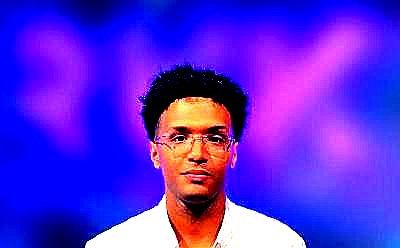
#> input picture source-prepped.png, 400 x 248 px, found by its file name
$ python make_ascii_svg.py
#> lines starting #> are read from the running program, lines starting #| are printed output that depends on the picture
"""
Converts source-prepped.png to caio-ascii.svg.
Renders each character as a <text> element; each row animates via a
horizontal clip that sweeps left to right (SMIL), staggered top-to-bottom.
Output: caio-ascii.svg (840x880 to match stats.svg dimensions).
"""

from pathlib import Path

import numpy as np
from PIL import Image

SRC = Path("source-prepped.png")
OUT = Path("caio-ascii.svg")

# target SVG canvas
SVG_W, SVG_H = 840, 880

# ascii density ramp: space (bright) → @ (dark)
RAMP = '·.,:;-=+*#%@'  # full range: · for white bg, @ for darkest
COLS = 80
FONT_SIZE = 9
CHAR_W = SVG_W / COLS
CHAR_H = CHAR_W * 1.85
ROWS = int(SVG_H / CHAR_H)

FG = "#c9d1d9"   # github light gray foreground


def img_to_ascii(img: Image.Image) -> list[str]:
    img = img.convert("L").resize((COLS, ROWS), Image.LANCZOS)
    arr = np.array(img)
    lines = []
    for row in arr:
        # full range: bright (255) → first char (·), dark (0) → last char (@)
        chars = "".join(RAMP[int((1 - p / 255) * (len(RAMP) - 1))] for p in row)
        lines.append(chars)
    return lines


def render(lines: list[str]) -> str:
    rows_svg = []
    row_h = SVG_H / len(lines)
    anim_dur = 120  # ms per row

    for i, line in enumerate(lines):
        y = (i + 1) * row_h
        clip_id = f"c{i}"
        delay = i * anim_dur

        # clip rect that sweeps left → right
        clip = (
            f'<clipPath id="{clip_id}">'
            f'<rect x="0" y="{y - row_h:.1f}" width="0" height="{row_h:.1f}">'
            f'<animate attributeName="width" from="0" to="{SVG_W}" '
            f'dur="{anim_dur}ms" begin="{delay}ms" fill="freeze"/>'
            f'</rect>'
            f'</clipPath>'
        )

        escaped = line.replace("&", "&amp;").replace("<", "&lt;").replace(">", "&gt;")
        text = (
            f'<text x="0" y="{y:.1f}" clip-path="url(#{clip_id})" '
            f'fill="{FG}" font-size="{FONT_SIZE}" font-family="monospace" '
            f'xml:space="preserve">{escaped}</text>'
        )

        rows_svg.append(clip + text)

    defs = "<defs>" + "".join(
        f'<clipPath id="c{i}"><rect x="0" y="{(i+1)*row_h - row_h:.1f}" '
        f'width="0" height="{row_h:.1f}">'
        f'<animate attributeName="width" from="0" to="{SVG_W}" '
        f'dur="{anim_dur}ms" begin="{i * anim_dur}ms" fill="freeze"/>'
        f'</rect></clipPath>'
        for i in range(len(lines))
    ) + "</defs>"

    texts = "".join(
        f'<text x="0" y="{(i+1)*row_h:.1f}" clip-path="url(#c{i})" '
        f'fill="{FG}" font-size="{FONT_SIZE}" font-family="monospace" '
        f'xml:space="preserve">{lines[i].replace("&","&amp;").replace("<","&lt;").replace(">","&gt;")}</text>'
        for i in range(len(lines))
    )

    return (
        f'<svg xmlns="http://www.w3.org/2000/svg" '
        f'width="{SVG_W}" height="{SVG_H}" viewBox="0 0 {SVG_W} {SVG_H}">\n'
        f'  <rect width="{SVG_W}" height="{SVG_H}" fill="#0d1117"/>\n'
        f'  {defs}\n'
        f'  {texts}\n'
        f'</svg>'
    )


if __name__ == "__main__":
    img = Image.open(SRC)
#> img is the input picture: PIL image 400x248 RGB; mean R, G, B 89.5, 39.9, 219.8
    lines = img_to_ascii(img)
#> in img_to_ascii, `img = img.convert("L").resize((COLS, ROWS), Image.LANCZOS)`:
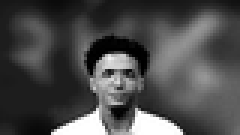
#> img: PIL image 80x45 L (shown 3 times larger); min 0, max 255, mean 75.1
#> the loop in img_to_ascii, `for row in arr:` made 45 passes
#> after the loop in img_to_ascii, `for row in arr:`: lines = 45 items
#> lines = 45 items
    svg = render(lines)
#> in render, `row_h = SVG_H / len(lines)`: row_h = 19.56
#> the loop in render, `for i, line in enumerate(lines):` made 45 passes
#> (y, clip_id, delay) on passes 1 to 12: (19.56, 'c0', 0), (39.11, 'c1', 120), (58.67, 'c2', 240), (78.22, 'c3', 360), (97.78, 'c4', 480), (117.3, 'c5', 600), (136.9, 'c6', 720), (156.4, 'c7', 840), (176, 'c8', 960), (195.6, 'c9', 1080), (215.1, 'c10', 1200), (234.7, 'c11', 1320)
#> after the loop in render, `for i, line in enumerate(lines):`: rows_svg = 45 items
    OUT.write_text(svg)
    print(f"Saved → {OUT}  ({len(lines)} rows)")
#| Saved → caio-ascii.svg  (45 rows)
